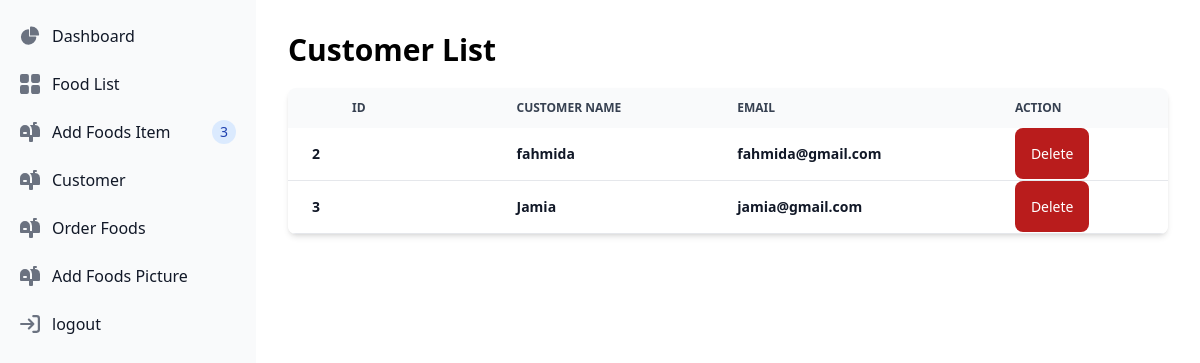
/Admin/customer.php, run on the app's committed database.
### tables this page shows
CREATE TABLE `c_login` (
  `id` int(11) NOT NULL,
  `fullname` varchar(256) NOT NULL,
  `email` varchar(256) NOT NULL,
  `password` varchar(256) NOT NULL
);

### Admin/customer.php (the view, shortened to what this page needs)
<!DOCTYPE html>
<html lang="en">
<head>
    <script src="https://cdn.tailwindcss.com"></script>
    <link rel="stylesheet" href="https://cdnjs.cloudflare.com/ajax/libs/flowbite/2.3.0/flowbite.css" />
    <link rel="stylesheet" href="../Style/style.css">
</head>
<body>
<?php require_once("aside.php");?>
<div class="p-4 sm:ml-64">
   <div class="p-4  rounded-lg dark:border-gray-700">
     <div class="foodlist mb-5">
        <h1 class="text-3xl font-extrabold">Customer List</h1>
     </div>
       <div class="food-list">
            <div class="relative overflow-x-auto shadow-md sm:rounded-lg">
                    <table class="w-full text-sm text-left rtl:text-right text-gray-500 dark:text-gray-400">
                            <thead class="text-xs text-gray-700 uppercase bg-gray-50 dark:bg-gray-700 dark:text-gray-400">
                                    <tr>
                                            <th scope="col" class="px-16 py-3">
                                                ID
                                            </th>
                                            <th scope="col" class="px-6 py-3">
                                                Customer Name
                                            </th>
                                            <th scope="col" class="px-6 py-3">
                                                Email
                                            </th>
                                            <th scope="col" class="px-6 py-3">
                                                Action
                                            </th>
                                        </tr>
                                </thead>
                                <tbody>
    <?php
        require("../config/configer.php");
        $readData = "SELECT * FROM `c_login`";
        $query=mysqli_query($connect,$readData);
        while($data = mysqli_fetch_assoc($query)){
            $Fullname=$data['fullname'];
            $email=$data['email'];
            $id=$data['id'];
    ?>
                                        <tr class="bg-white border-b dark:bg-gray-800 dark:border-gray-700 hover:bg-gray-50 dark:hover:bg-gray-600">
                                         <td class="px-6 py-4 font-semibold text-gray-900 dark:text-white">
                                                <?php echo $id ;?>
                                            </td>
                                            <td class="px-6 py-4 font-semibold text-gray-900 dark:text-white">
                                                <?php echo $Fullname; ?>
                                            </td>
                                            <td class="px-6 py-4 font-semibold text-gray-900 dark:text-white">
                                                <?php echo $email ;?>
                                            </td>
                                            <td class="px-6 py-4">
                                                <a href="../php/delCustomer.php?del=<?php echo $id; ?>" class="font-medium bg-red-700 p-4 rounded-lg text-white dark:text-white hover:underline">Delete</a>
                                            </td>
                                        </tr>
<?php
        }
?>
                                    </tbody>
                                </table>
                     </div>
               </div>
   </div>
   </div>
</body>
</html>

### data on the page
c_login: id "2", fullname "fahmida", email "fahmida@gmail.com"
c_login: id "3", fullname "Jamia", email "jamia@gmail.com"
